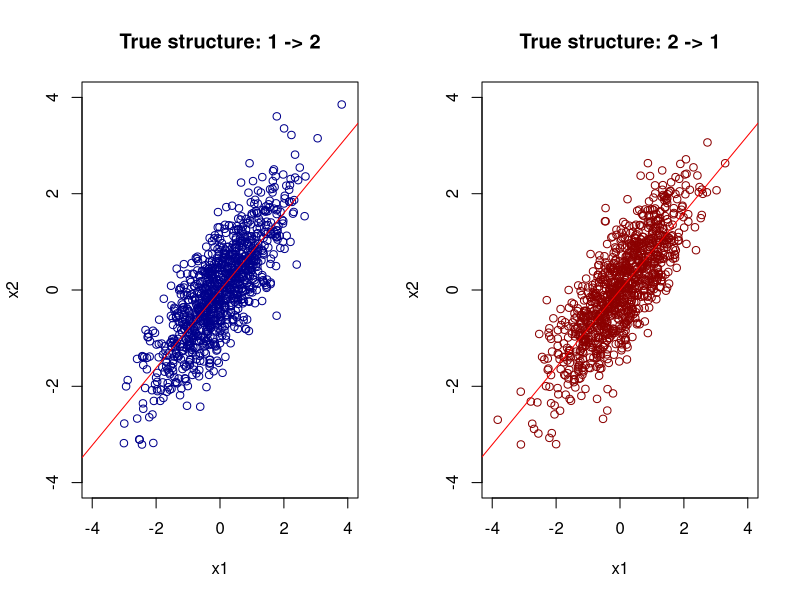
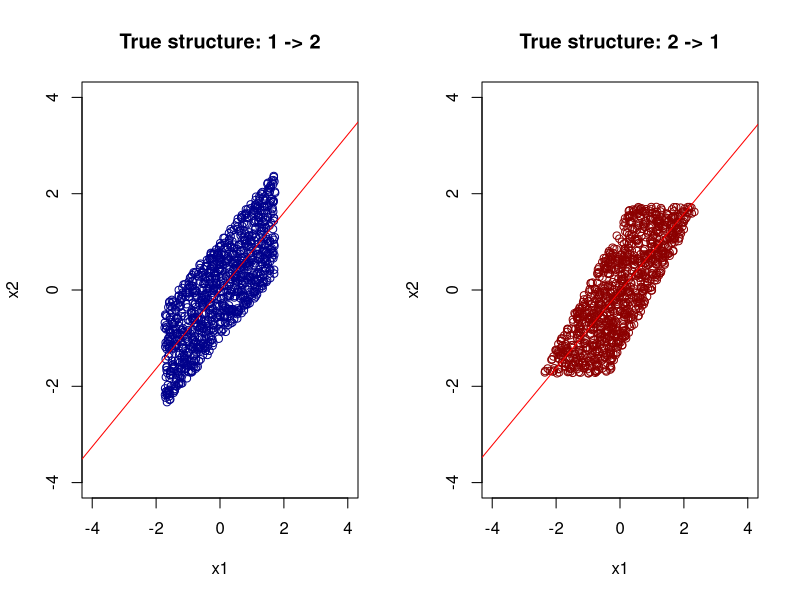

R code for these plots, in order:
set.seed(1)

### Linear models with Gaussian noise ###

# Model 1
n <- 1000

eps1 <- rnorm(n,0,1)
eps2 <- rnorm(n,0,.6)

x1 <- eps1
x2 <- 0.8*x1 + eps2

par(mfrow=c(1,2))
plot(x1, x2, xlim = c(-4, 4), ylim = c(-4,4), col = "darkblue", 
     main = "True structure: 1 -> 2")
fit1 <- lm(x2~x1)
abline(fit1, col = "red")

# Model 2
eps1 <- rnorm(n,0,.6)
eps2 <- rnorm(n,0,1)

x2 <- eps2
x1 <- 0.8*x2 + eps1

plot(x1, x2, xlim = c(-4, 4), ylim = c(-4,4), col = "darkred", 
     main = "True structure: 2 -> 1")
fit2 <- lm(x2~x1)
abline(fit2, col = "red")


### Linear models with uniform noise ###

# Model 1
n <- 1000

eps1 <- runif(n, -1.732051, 1.732051)
eps2 <- runif(n, -1.03923, 1.03923)

x1 <- eps1
x2 <- 0.8*x1 + eps2

par(mfrow=c(1,2))
plot(x1, x2, xlim = c(-4, 4), ylim = c(-4,4), col = "darkblue", 
     main = "True structure: 1 -> 2")
fit1 <- lm(x2~x1)
abline(fit1, col = "red")

# Model 2
eps1 <- runif(n, -1.03923, 1.03923)
eps2 <- runif(n, -1.732051, 1.732051)

x2 <- eps2
x1 <- 0.8*x2 + eps1

plot(x1, x2, xlim = c(-4, 4), ylim = c(-4,4), col = "darkred", 
     main = "True structure: 2 -> 1")
fit2 <- lm(x2~x1)
abline(fit2, col = "red")
